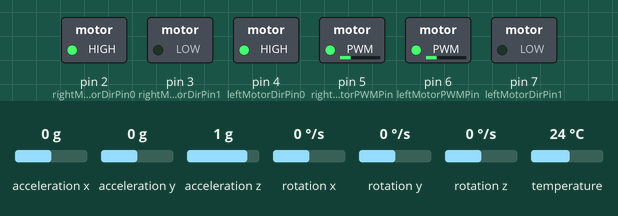
Recording of a sketch running on a simulated Arduino Uno, built with avr-gcc and run on an emulated ATmega328P. On the bench: switched loads named in the sketch (green lamp = pin HIGH). The inputs (shaded band) are chosen by the test bench; at power-on: rotation y 0 °/s, acceleration x 0 g, acceleration y 0 g, acceleration z 1 g, rotation x 0 °/s, rotation z 0 °/s, temperature 24 °C. What the sketch prints to the serial monitor is not drawn.

Above: at 2.2 s.
2.3 s: rotation y set to -1 °/s
At 4.88 s:
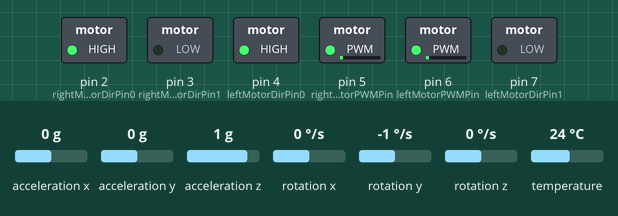
At 5.27 s:
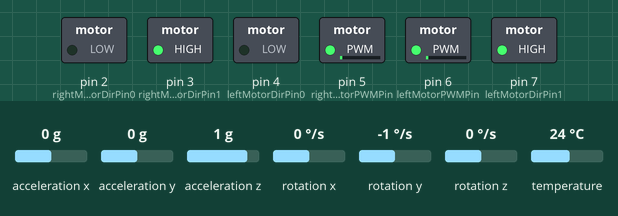
5.3 s: rotation y set to -192 °/s
At 5.57 s:
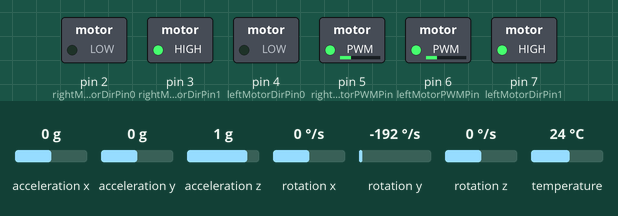
Timing chart, 0 to 42.9 s (numbered marks = the images above; inputs shaded):
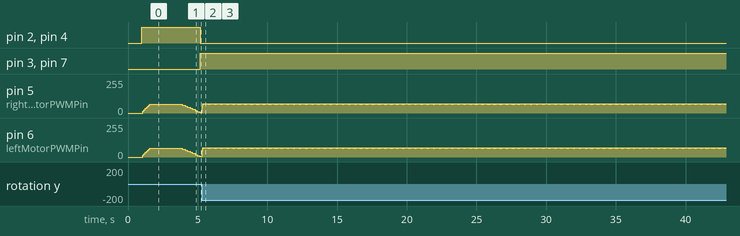

Measured:
- the behaviour switches between 0 and -1 °/s on rotation y (found by bisection; images 0 and 1)
- after the input at 2.3 s, pin 2 (rightMotorDirPin0), pin 4 (leftMotorDirPin0): HIGH → LOW after 2.9 s; pin 3 (rightMotorDirPin1), pin 7 (leftMotorDirPin1): LOW → HIGH after 2.9 s; pin 5 (rightMotorPWMPin), pin 6 (leftMotorPWMPin): moves from 66/255 to 5/255 over 1.2 s, starting after 1.6 s

The sketch:

carlab_FINAL.ino
```cpp
// ECE 302 Final Project: MPU6050 Arduino Self-Balancing Robot
// AUTHORS: Myles Anderson, Joel Awuku-Asante

#include <Adafruit_MPU6050.h> // Adafruit MPU libraries
#include <Adafruit_Sensor.h>
#include <Wire.h>

Adafruit_MPU6050 mpu;

// Arduino pins
int leftMotorPWMPin = 6;
int leftMotorDirPin0 = 4;
int leftMotorDirPin1 = 7;

int rightMotorPWMPin = 5;
int rightMotorDirPin0 = 2;
int rightMotorDirPin1 = 3;

char floatstr[10];
char strbuf[64];
double oldTime = 0;

double PWM = 0;
double BASE_PWM;

// PID parameters
double Kp = 17, Ki = 1.8, Kd = 0.01;

double error = 0, errorSum = 0, currentAngle = 0, prevAngle = 0, targetAngle = 0;
sensors_event_t a, g, temp; // acceleration, gyro, temp variables for getEvent function

void setup(void) {
  Serial.begin(115200);
  mpu.begin();
  Serial.println("Xbee reading");

  pinMode(leftMotorPWMPin, OUTPUT);
  pinMode(leftMotorDirPin0, OUTPUT);
  pinMode(leftMotorDirPin1, OUTPUT);

  pinMode(rightMotorPWMPin, OUTPUT);
  pinMode(rightMotorDirPin0, OUTPUT);
  pinMode(rightMotorDirPin1, OUTPUT);

  delay(1000); // delay to ensure stable before beginning
}

void setMotors(double PWM) {
  if(PWM < 0) {  // sign of PWM indicates direction
    digitalWrite(leftMotorDirPin0, HIGH);
    digitalWrite(leftMotorDirPin1, LOW);
    digitalWrite(rightMotorDirPin0, HIGH);
    digitalWrite(rightMotorDirPin1, LOW);
  }
  else {
    digitalWrite(leftMotorDirPin0, LOW);
    digitalWrite(leftMotorDirPin1, HIGH);
    digitalWrite(rightMotorDirPin0, LOW);
    digitalWrite(rightMotorDirPin1, HIGH);
  }
  // control speed of motors
  digitalWrite(leftMotorPWMPin, HIGH);
  digitalWrite(rightMotorPWMPin, HIGH);
  delayMicroseconds(abs(PWM));
  digitalWrite(leftMotorPWMPin, LOW);
  digitalWrite(rightMotorPWMPin, LOW);
  delayMicroseconds(1000 - abs(PWM));

}

void loop() {
  Timer();
}

void Timer() {
  // Constants determined empirically from testing balancing performance
  // and printing MPU data.
  double CORRECTION_FACTOR = -2.8; // keep stable y velocity at zero
  double ANGLE_MULTIPLIER = -230.0; // keep error within PWM range [-900, 900]
  // calculate PID values and update PWM
  mpu.getEvent(&a, &g, &temp);

  // Get new sensor events with the readings
  // currentAngle is the y angular velocity +/- 4.36332 rad/sec
  currentAngle = g.gyro.y;
  if (currentAngle < 0) {
    BASE_PWM = 50; // BASE_PWM for added responsiveness
  }
  else {
    BASE_PWM = -50;
  }

  error = ANGLE_MULTIPLIER * currentAngle + CORRECTION_FACTOR;
  errorSum += error;

  PWM = BASE_PWM + Kp*(error) + Ki*(errorSum) + Kd*(currentAngle-prevAngle);
  prevAngle = currentAngle;

  PWM = constrain(PWM, -900.0, 900.0); // keep PWM within our decided range
  setMotors(PWM);
}
```
